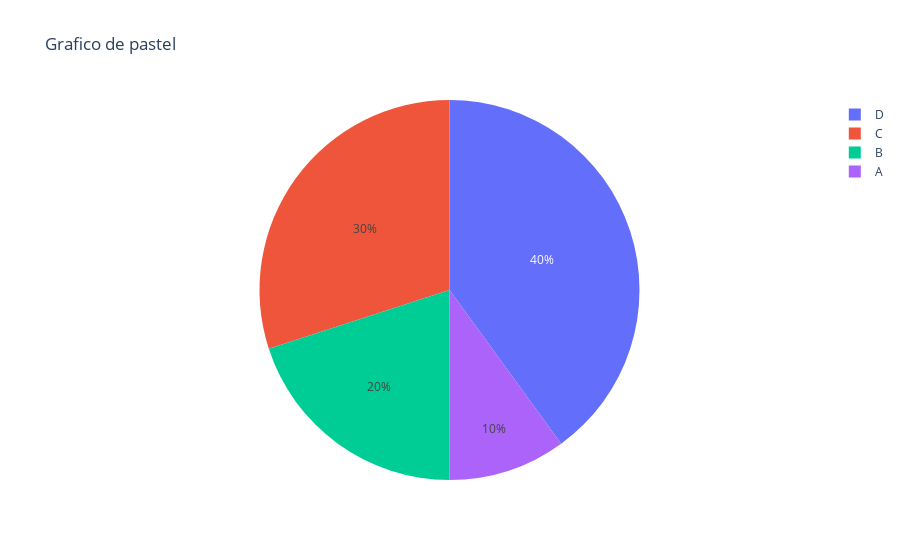

Notebook code cell kept with this figure:
### Markdown cell above
## Graficos avanzados

### Code cell
#datos
labels = ['A', 'B', 'C', 'D']
values = [10, 20, 30, 40]

#crear el grafico de pastel
fig = go.Figure(data=go.Pie(labels=labels, values=values))
fig.update_layout(title='Grafico de pastel')

### Figure 1 — Plotly figure (JSON) as saved in the notebook; plotly's stock layout.template omitted (floating-point values rounded to 4 significant figures)
{"data": [{"labels": ["A", "B", "C", "D"], "type": "pie", "values": [10, 20, 30, 40]}], "layout": {"title": {"text": "Grafico de pastel"}}}
